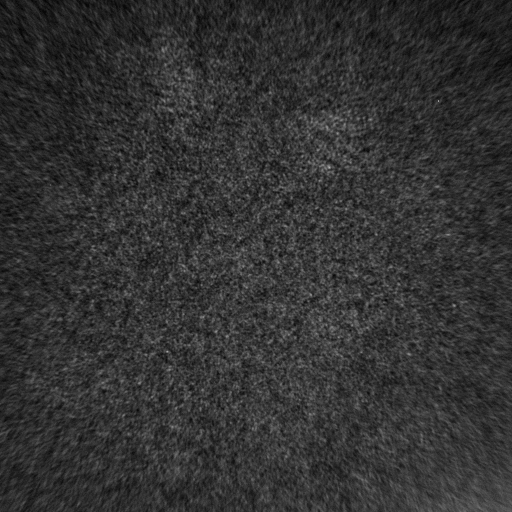
%> input picture datagenerate/PSF.png, 1024 x 1024 px, given in place of lb_1.png, which was not available (shown at 1/2 size)
$ octave datagenerate.m   (GNU Octave 9; MATLAB toolbox functions it lacks are replaced by stand-ins)
%> lines starting %> are read from the running program, lines starting %| are printed output that depends on the picture; pictures that were not available may be replaced by others from this repository, and a replacement may not be noted
% This script simulates speckle patterns by convolving an object image
% with an experimentally captured Point Spread Function (PSF).
% The object is resized to an equivalent pixel size based on system parameters.

clc; clear; close all;

%% --- 1. Configuration of Experimental Parameters ---
% Parameters should match your actual experimental setup
dist_u = 230;          % Object distance (u) in mm
dist_v = 15;          % Image distance (v) in mm
pixel_lcd = 116.55;       % lcd pixel size in micrometers
pixel_cam = 2.90;      % Camera pixel size in micrometers
lcd_obj_res = 32;         % Object resolution loaded on LCD (26,32,64,80)
target_res = 384;      % Final output resolution for Deep Learning model
input_image_path = 'lb_1.png'; % Path to your ground truth image
psf_path = 'PSF.png';     % Path to your experimental PSF
realsp_path = 'preprocessed_real_speckle.png';     % Path to your experimental speckle
%% --- 2. Calculate Equivalent Scaling Factor ---
% Magnification M = v / u
magnification = dist_v / dist_u;

% Scaling factor: How many camera pixels represent one lcd pixel
% ratio = (Physical size of lcd pixel at camera plane) / (Camera pixel size)
scaling_ratio = (pixel_lcd * magnification) / pixel_cam;
equivalent_obj_size = round(lcd_obj_res * scaling_ratio);

fprintf('System Magnification: %.2f\n', magnification);
fprintf('Equivalent Scaling Ratio: %.4f\n', scaling_ratio);

%% --- 3. Image Pre-processing ---
obj = im2double(imread(input_image_path));
%> obj: size 1024x1024 double; min 0.0314, max 0.137, mean 0.0524
if size(obj, 3) > 1, obj = rgb2gray(obj); end

psf = im2double(imread(psf_path));
if size(psf, 3) > 1, psf = rgb2gray(psf); end
% psf_cropped = center_crop(psf, 1024, 1024);

realsp = im2double(imread(realsp_path));
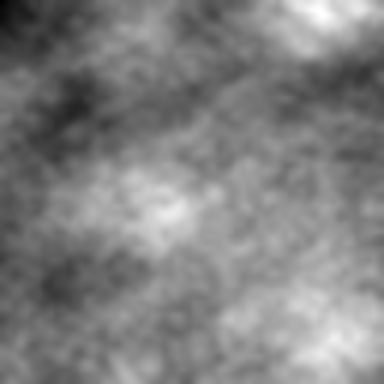
%> input picture datagenerate/preprocessed_real_speckle.png, 384 x 384 px
%> realsp: size 384x384 double; min 0, max 1, mean 0.505
if size(realsp, 3) > 1, realsp = rgb2gray(realsp); end

% Step 1: Downsample the ground truth to match LCD's 32x32 physical grid
obj_lcd = imresize(obj, [lcd_obj_res, lcd_obj_res], 'bicubic');
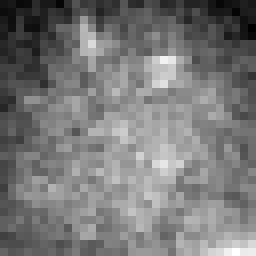
%> obj_lcd: size 32x32 double (shown 8 times larger); min 0.0423, max 0.0637, mean 0.0524; drawn with min black and max white

% Step 2: Scale the 32x32 object to its equivalent size in camera domain
obj_camera_domain = imresize(obj_lcd, [equivalent_obj_size, equivalent_obj_size], 'bicubic');
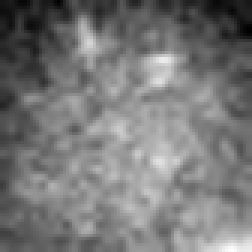
%> obj_camera_domain: size 84x84 double (shown 3 times larger); min 0.0421, max 0.0641, mean 0.0524; drawn with min black and max white

%% --- 4. Speckle Simulation (Convolution) ---
speckle_full = conv2(obj_camera_domain, psf, 'full');
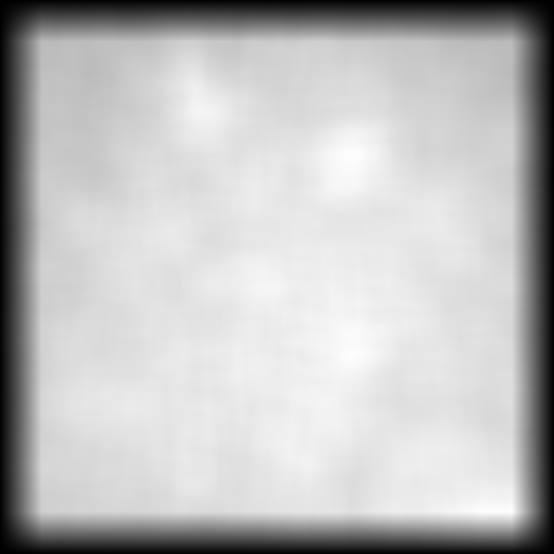
%> speckle_full: size 1107x1107 double (shown at 1/2 size); min 0.00189, max 22.31, mean 16.6; drawn with min black and max white

%% --- 5. Post-processing ---
speckle_cropped = center_crop(speckle_full, target_res, target_res);
speckle_final = maxnorm(speckle_cropped);

%% --- 6. Visualization ---
figure('Name', 'Speckle Generation Pipeline');
subplot(2,2,1); imshow(obj, []); title('Original Object');
subplot(2,2,2); imshow(psf, []); title('PSF');
subplot(2,2,3); imshow(speckle_final, []); title('Final 384x384 Speckle');
subplot(2,2,4); imshow(realsp, []); title('Preprocessed Real Speckle');
% Save the generated data
% imwrite(im2uint8(speckle_final), 'generated_speckle.png');

%% --- Functions ---
function cropped_image = center_crop(image, target_height, target_width, x_shift, y_shift)
%> called with target_height = 384, target_width = 384

    if nargin < 5
        y_shift = 0;
    end
    if nargin < 4
        x_shift = 0;
    end

    if ~ismatrix(image) && ~ndims(image) == 3
        error('rgb error');
    end

    [height, width, ~] = size(image);
%> height = 1107; width = 1107

    if target_height > height || target_width > width
        error('size error');
    end

    start_x = floor((width - target_width) / 2) + 1 + x_shift;
%> start_x = 362
    start_y = floor((height - target_height) / 2) + 1 + y_shift;
%> start_y = 362

    end_x = start_x + target_width - 1;
%> end_x = 745
    end_y = start_y + target_height - 1;
%> end_y = 745

    if start_x < 1 || start_y < 1 || end_x > width || end_y > height
        error('boundray error');
    end

    cropped_image = image(start_y:end_y, start_x:end_x, :);
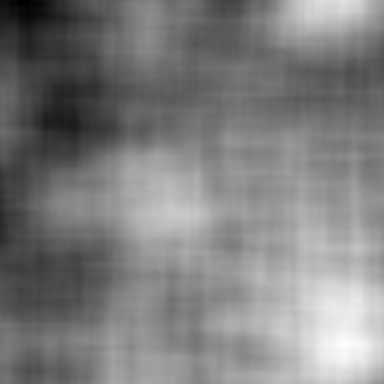
%> cropped_image: size 384x384 double; min 19, max 22.15, mean 20.6; drawn with min black and max white
end

function out = maxnorm(in)
    out = (in - min(in(:))) / (max(in(:)) - min(in(:)) + eps);

end
